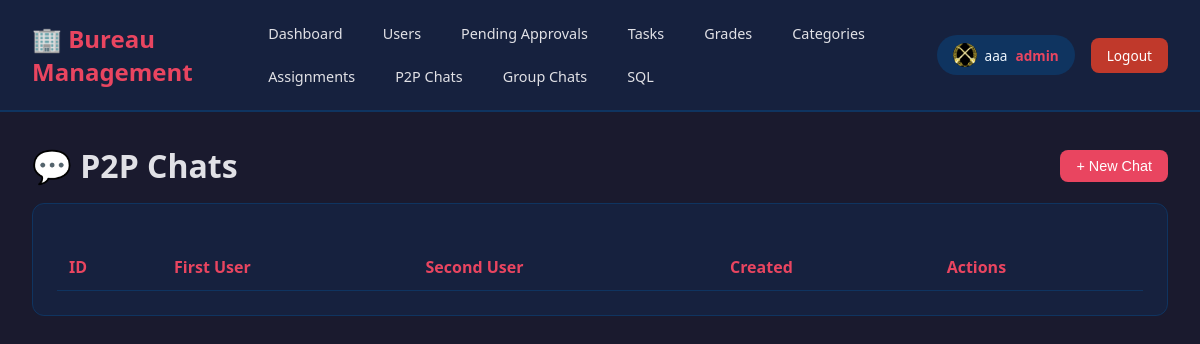
/web/p2p-chats (signed in), run on the app's committed database.
### database.py (models this page shows)
class User(db.Model):
    __tablename__ = 'users'
    matricule = db.Column(db.Text, primary_key=True)
    name = db.Column(db.Text, nullable=False)
    family_name = db.Column(db.Text, nullable=False)
    category = db.Column(db.Integer, db.ForeignKey('categories.category_id'), nullable=False)
    grade = db.Column(db.Integer, db.ForeignKey('grades.grade_id'), nullable=True)
    user_name = db.Column(db.Text, nullable=False)
    password = db.Column(db.Text, nullable=False)
    profil_pic_url = db.Column(db.Text, nullable=False)
    user_role = db.Column(db.Integer, db.ForeignKey('user_roles.user_role_id'), nullable=False)
    is_approved = db.Column(db.Boolean, nullable=False, default=False)  # NEW: Approval status
    category_rel = db.relationship('Category', backref='users')
    grade_rel = db.relationship('Grade', backref='users')
    role_rel = db.relationship('UserRole', backref='users')
    approval_request = db.relationship('UserApprovalRequest', uselist=False, backref='user', cascade='all, delete-orphan')

### app.py (the view)
@app.route('/web/p2p-chats')
@login_required
def web_p2p_chats():
    user = get_current_user()
    if user.user_role == ROLE_USER:
        chats = P2PChat.query.filter(
            db.or_(P2PChat.first_user == user.matricule, P2PChat.second_user == user.matricule)
        ).all()
    else:
        chats = P2PChat.query.all()
    users = User.query.all()
    return render_template('tables/p2p_chats.html', chats=chats, users=users, user=user)

### app.py (called while the page is built)
@app.context_processor
def inject_pending_approvals_count():
    def get_pending_approvals_count():
        return UserApprovalRequest.query.count()
    return dict(get_pending_approvals_count=get_pending_approvals_count)

@app.context_processor
def inject_user_profile_pic():
    def get_user_profile_pic():
        if 'user_matricule' in session:
            user = User.query.get(session['user_matricule'])
            if user:
                return get_profile_picture_url(user)
        return '/static/uploads/profiles/default.png'
    return dict(profile_pic=get_user_profile_pic())

### auth.py (called while the page is built)
def login_required(f):
    @wraps(f)
    def decorated_function(*args, **kwargs):
        if 'user_matricule' not in session:
            if request.is_json or request.path.startswith('/api/'):
                return jsonify({"error": "Authentication required"}), 401
            flash('Please log in first', 'danger')
            return redirect(url_for('login'))
        return f(*args, **kwargs)
    return decorated_function

def get_current_user():
    from database import User
    if 'user_matricule' in session:
        return User.query.get(session['user_matricule'])
    return None

### utils.py (called while the page is built)
def get_profile_picture_url(user):
    if user and user.profil_pic_url and user.profil_pic_url.strip():
        return user.profil_pic_url
    return "/static/uploads/profiles/default.png"

### templates/tables/p2p_chats.html (shortened to what this page needs)
{% extends "base.html" %}
{% block content %}
<div style="display: flex; justify-content: space-between; align-items: center; margin-bottom: 1rem;">
    <h1>💬 P2P Chats</h1>
    <button class="btn btn-primary" onclick="document.getElementById('addModal').classList.add('active')">+ New Chat</button>
</div>
<div class="card">
    <table>
        <thead><tr><th>ID</th><th>First User</th><th>Second User</th><th>Created</th><th>Actions</th></tr></thead>
    </table>
</div>
{% endblock %}

### templates/base.html (shortened to what this page needs)
<!DOCTYPE html>
<html lang="en">
<head>
</head>
<body>
    <nav class="navbar">
        <div class="navbar-left">
            <h1>🏢 Bureau Management</h1>
            <div class="nav-links">
                <a href="{{ url_for('dashboard') }}">Dashboard</a>
                {% if session.get('user_role') in [1, 2] %}<a href="{{ url_for('web_users') }}">Users</a>{% endif %}
                {% if session.get('user_role') in [1, 2] %}<a href="{{ url_for('web_pending_approvals') }}">Pending Approvals</a>{% endif %}
                <a href="{{ url_for('web_tasks') }}">Tasks</a>
                {% if session.get('user_role') == 1 %}<a href="{{ url_for('web_grades') }}">Grades</a>{% endif %}
                {% if session.get('user_role') == 1 %}<a href="{{ url_for('web_categories') }}">Categories</a>{% endif %}
                {% if session.get('user_role') in [1, 2] %}<a href="{{ url_for('web_assignments') }}">Assignments</a>{% endif %}
                <a href="{{ url_for('web_p2p_chats') }}">P2P Chats</a>
                <a href="{{ url_for('web_group_chats') }}">Group Chats</a>
                {% if session.get('user_role') == 1 %}<a href="{{ url_for('web_sql') }}">SQL</a>{% endif %}
            </div>
        </div>
        <div class="user-info">
            <a href="{{ url_for('profile') }}" style="text-decoration: none;">
                <div class="user-badge" style="display: flex; align-items: center; gap: 0.5rem; cursor: pointer;">
                    <img src="{{ profile_pic if profile_pic is defined else '/static/uploads/profiles/default.png' }}"
                         alt="" style="width: 24px; height: 24px; border-radius: 50%; object-fit: cover;">
                    <span style="color: aliceblue;">{{ session.get('user_name', 'Guest') }}</span>
                    <span class="role">{{ session.get('user_role_name', 'Unknown') }}</span>
                </div>
            </a>
            <a href="{{ url_for('logout') }}" class="btn-logout">Logout</a>
        </div>
    </nav>
    <div class="container">
        {% block content %}{% endblock %}
    </div>
</body>
</html>

### templates/base.html (style rules this page uses)
* { margin: 0; padding: 0; box-sizing: border-box; }
body { font-family: 'Segoe UI', Tahoma, Geneva, Verdana, sans-serif; background: #1a1a2e; color: #e1e1e6; min-height: 100vh; }
.navbar { background: #16213e; padding: 1rem 2rem; display: flex; align-items: center; justify-content: space-between; border-bottom: 2px solid #0f3460; }
.navbar-left { display: flex; align-items: center; gap: 2rem; }
.navbar h1 { color: #e94560; font-size: 1.5rem; }
.nav-links { display: flex; gap: 0.5rem; flex-wrap: wrap; }
.nav-links a { color: #e1e1e6; text-decoration: none; padding: 0.5rem 1rem; border-radius: 8px; transition: all 0.3s; font-size: 0.9rem; }
.user-info { display: flex; align-items: center; gap: 1rem; }
.user-badge { background: #0f3460; padding: 0.5rem 1rem; border-radius: 20px; font-size: 0.85rem; }
.user-badge .role { color: #e94560; font-weight: bold; }
.btn-logout { background: #c0392b; color: white; padding: 0.5rem 1rem; border-radius: 8px; text-decoration: none; font-size: 0.85rem; transition: background 0.3s; }
.container { padding: 2rem; max-width: 1400px; margin: 0 auto; }
.card { background: #16213e; border-radius: 12px; padding: 1.5rem; margin-bottom: 1.5rem; border: 1px solid #0f3460; }
table { width: 100%; border-collapse: collapse; margin-top: 1rem; }
th, td { padding: 0.75rem; text-align: left; border-bottom: 1px solid #0f3460; }
th { color: #e94560; font-weight: 600; }
.btn { display: inline-block; padding: 0.5rem 1rem; border-radius: 8px; text-decoration: none; border: none; cursor: pointer; font-size: 0.9rem; transition: all 0.3s; }
.btn-primary { background: #e94560; color: white; }

### data on the page
User: profil_pic_url (picture), get "admin"

### other printed values
{{ session.get('user_name', 'Guest') }} "aaa"
